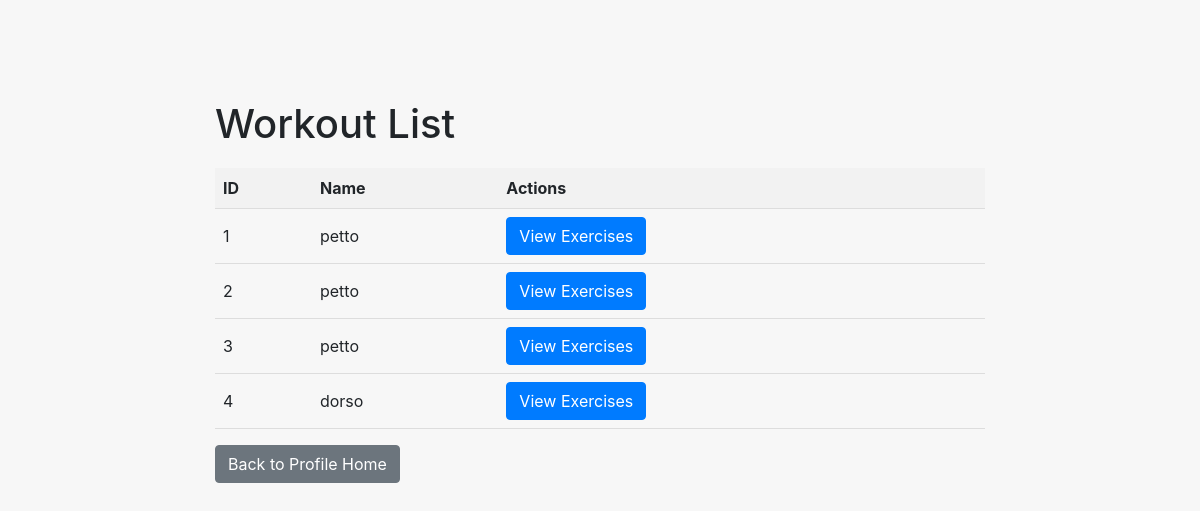
/workouts/get_workouts (signed in), run on an earlier commit of the app's database.
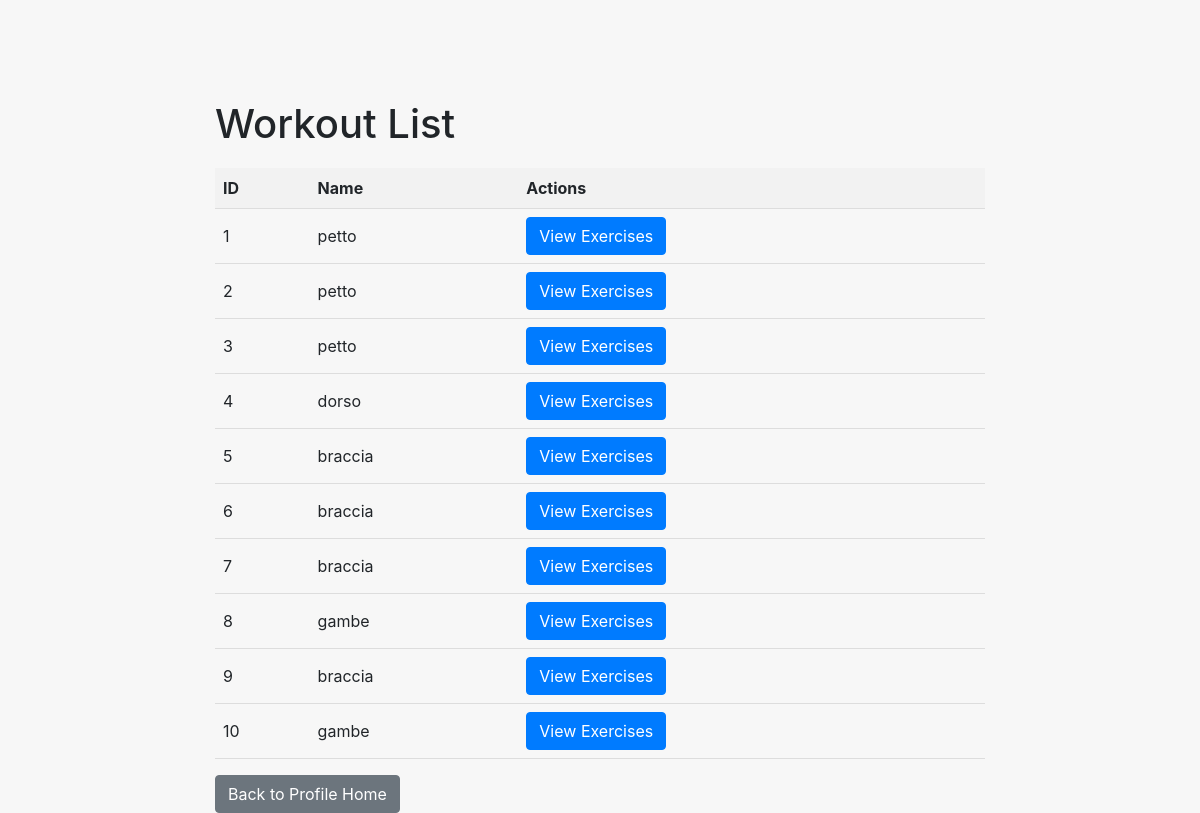
And on a later commit of the database.
### workouts/models.py (models this page shows)
class Workout(models.Model):
    id=models.AutoField(primary_key=True)
    user=models.ForeignKey('auth.User', on_delete=models.CASCADE)
    name=models.CharField(max_length=100)
    exercises=models.ManyToManyField(to='Exercise', related_name='esercizio')

### workouts/views.py (the view)
# urls.py: path('get_workouts', get_workouts, name='get_workouts'),
def get_workouts(request):
    workouts = Workout.objects.filter(user=request.user)
    context = {
        'workouts': workouts,
    }
    return render(request, 'get_workouts.html', context=context)

### templates/get_workouts.html (shortened to what this page needs)
<!DOCTYPE html>
<html>
<head>
    <link rel="stylesheet" href="https://stackpath.bootstrapcdn.com/bootstrap/4.5.0/css/bootstrap.min.css">
</head>
<body>
    <div class="container">
        <h1>Workout List</h1>
        <table>
            <thead>
                <tr>
                    <th>ID</th>
                    <th>Name</th>
                    <th>Actions</th>
                </tr>
            </thead>
            <tbody>
                {% for workout in workouts %}
                <tr>
                    <td>{{ workout.id }}</td>
                    <td>{{ workout.name }}</td>
                    <td>
                        <a href="{% url 'exercise_list' workout.id %}" class="btn btn-primary">View Exercises</a>
                    </td>
                </tr>
                {% endfor %}
            </tbody>
        </table>
    <a href="{% url 'profile_home' %}" class="btn btn-secondary mt-3" >Back to Profile Home</a>
    </div>
</body>
</html>

What changed in the data, as far as the page shows it:
added Workout: id "5", name "braccia"
added Workout: id "6", name "braccia"
added Workout: id "7", name "braccia"
added Workout: id "8", name "gambe"
added Workout: id "9", name "braccia"
added Workout: id "10", name "gambe"
